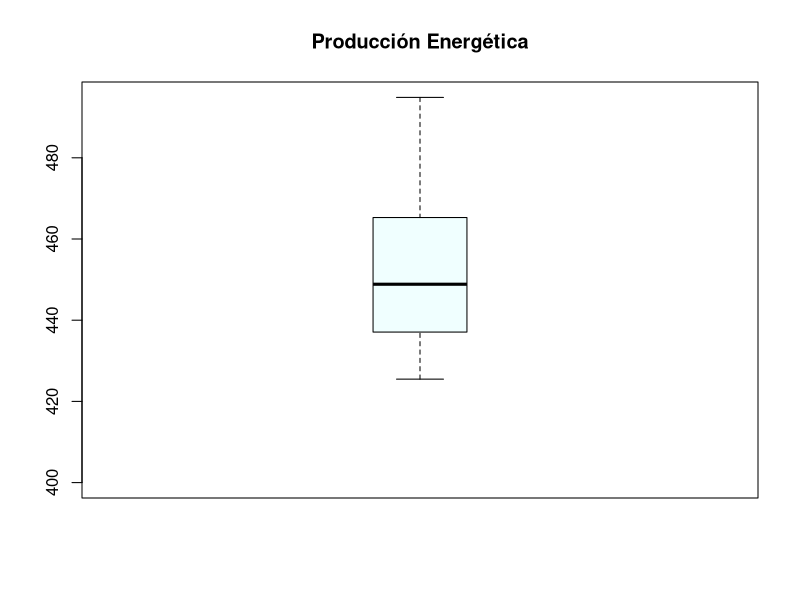

This chart was generated by the following R code:
library(tidyverse)


datos <- read.csv("./datos.csv", header= TRUE, sep=";")
subset_data <- datos %>% slice(1:300)

subset_data$PE <- as.numeric(gsub(",", ".", subset_data$PE))

boxplot(subset_data$PE,
        main = "Producción Energética",
        col = "#F0FFFF",
        border = "black",
        ylim = c(400, max(subset_data$PE, na.rm = TRUE)),
        boxwex = 0.3)

